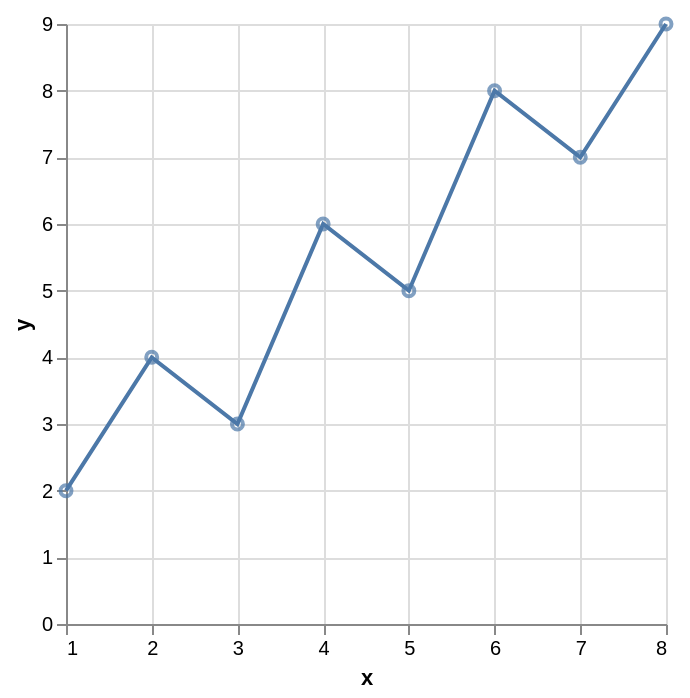

Describe this chart as a Vega-Lite specification.
### Vega-Lite specification from a JSON file in a GitHub repository (floating-point values rounded to 4 significant figures)
{"$schema": "https://vega.github.io/schema/vega-lite/v6.json", "padding": 5, "data": {"name": "table", "values": [{"c": "A", "g": "p", "x": 1, "y": 2, "v": 5, "t": "2024-01-15", "o": {"v": 3}, "IMDB Rating": 6.1, "d": "x1"}, {"c": "B", "g": "q", "x": 2, "y": 4, "v": 9, "t": "2024-02-20", "o": {"v": 7}, "IMDB Rating": 7.4, "d": "x2"}, {"c": "A", "g": "q", "x": 3, "y": 3, "v": 2, "t": "2024-03-05", "o": {"v": 1}, "IMDB Rating": 5.2, "d": "x1"}, {"c": "C", "g": "p", "x": 4, "y": 6, "v": 7, "t": "2024-05-30", "o": {"v": 4}, "IMDB Rating": 8.8, "d": "x3"}, {"c": "B", "g": "p", "x": 5, "y": 5, "v": 4, "t": "2024-07-11", "o": {"v": 9}, "IMDB Rating": 6.9, "d": "x2"}, {"c": "C", "g": "q", "x": 6, "y": 8, "v": 6, "t": "2024-09-02", "o": {"v": 2}, "IMDB Rating": 7.7, "d": "x3"}, {"c": "A", "g": "p", "x": 7, "y": 7, "v": 8, "t": "2024-11-25", "o": {"v": 5}, "IMDB Rating": 4.4, "d": "x1"}, {"c": "B", "g": "q", "x": 8, "y": 9, "v": 3, "t": "2024-12-31", "o": {"v": 8}, "IMDB Rating": 9.1, "d": "x2"}]}, "width": "container", "height": "container", "layer": [{"mark": "line", "encoding": {"x": {"field": "x", "type": "quantitative"}, "y": {"field": "y", "type": "quantitative"}}}, {"mark": "point", "encoding": {"x": {"field": "x", "type": "quantitative"}, "y": {"field": "y", "type": "quantitative"}}}]}
